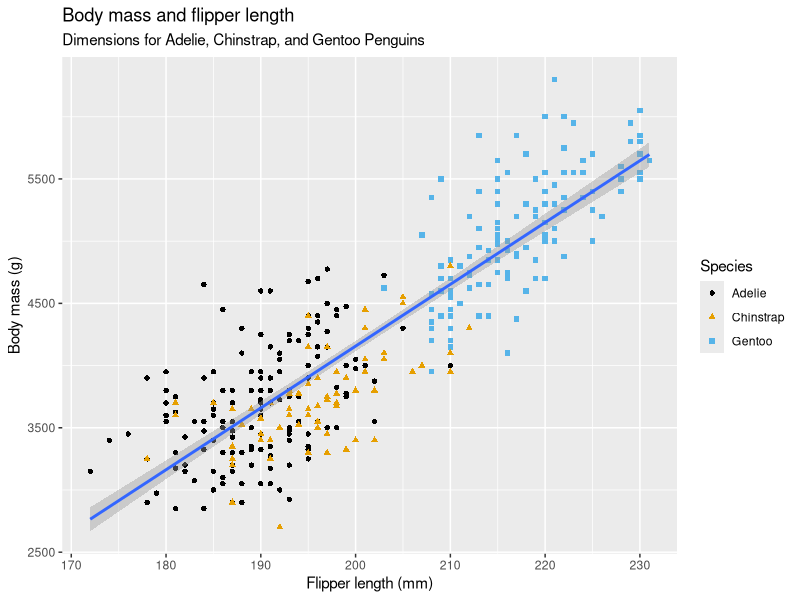
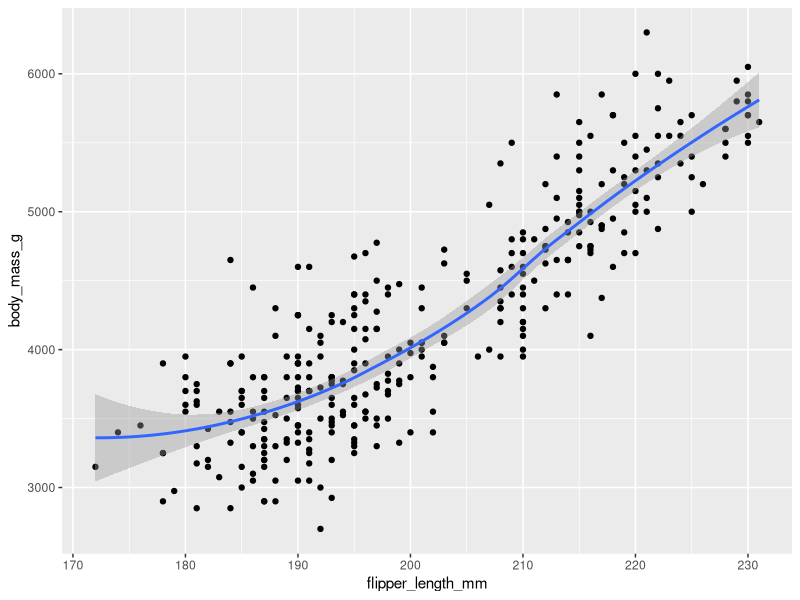
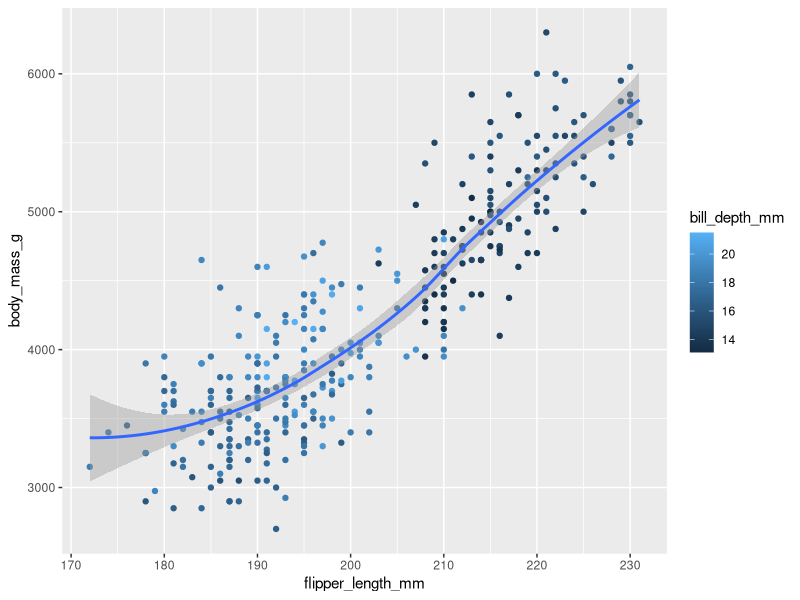

R code for these plots, in order:
## ---- chunk 1
#label: load-packages
library("tidyverse")
## ---- chunk 2
#|label: load-packages 

library(palmerpenguins)
library(ggthemes)
## ---- chunk 3
penguins
## ---- chunk 4
glimpse(penguins)
## ---- chunk 5
#| warning: false
#| message: false
#| echo: false
ggplot(
  data = penguins,
  mapping = aes(x = flipper_length_mm, y = body_mass_g)
)  +
  geom_point(mapping = aes(color = species, shape = species))+
  geom_smooth(method = "lm") +
  labs(
    title = "Body mass and flipper length",
    subtitle = "Dimensions for Adelie, Chinstrap, and Gentoo Penguins",
    x = "Flipper length (mm)", y = "Body mass (g)",
    color = "Species", shape = "Species"
  ) +
  scale_color_colorblind()
## ---- chunk 6
#| warning: false
#| message: false
#| echo: false
ggplot(
  data = penguins,
  mapping = aes(x = flipper_length_mm, y = body_mass_g)
) +
  geom_point() +
  geom_smooth()

ggplot() +
  geom_point(
    data = penguins,
    mapping = aes(x = flipper_length_mm, y = body_mass_g, colour = bill_depth_mm)
  ) +
  geom_smooth(
    data = penguins,
    mapping = aes(x = flipper_length_mm, y = body_mass_g, colour = bill_depth_mm)
  )
